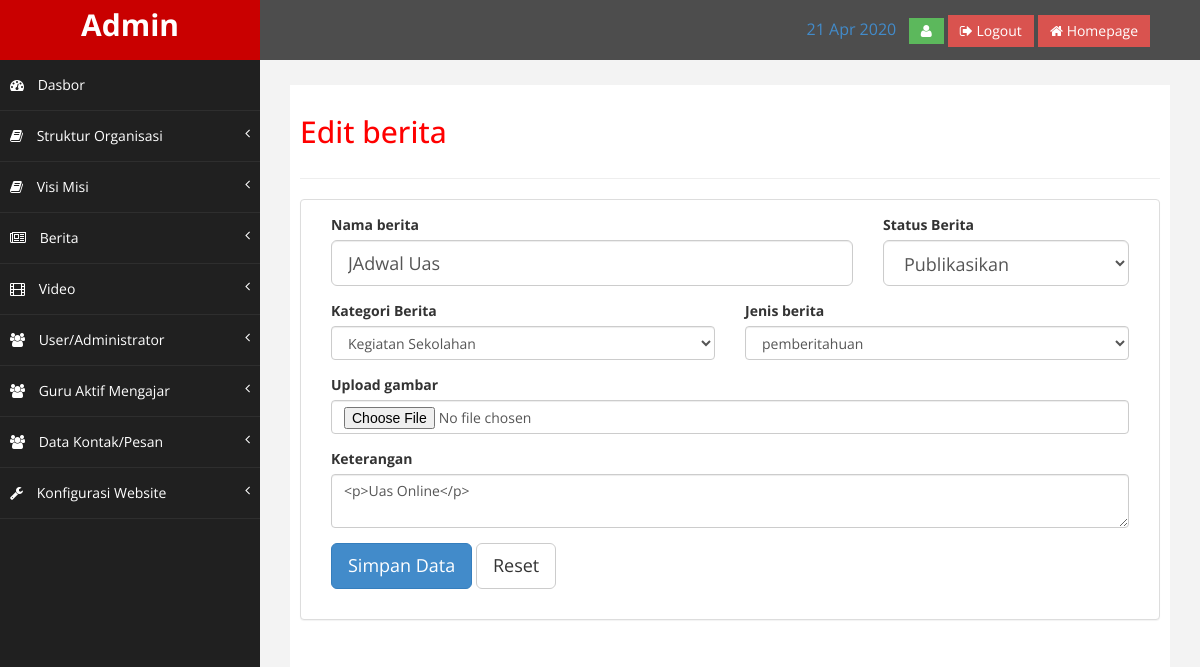
The app's page /admin/berita/edit/2 with its own data.
### tables this page shows
CREATE TABLE `berita`  (
  `id_berita` int(11) NOT NULL AUTO_INCREMENT,
  `id_user` int(11) NOT NULL,
  `id_kategori_berita` int(11) NOT NULL,
  `slug_berita` varchar(255) NOT NULL,
  `nama_berita` varchar(255) NOT NULL,
  `keterangan` text NOT NULL,
  `jenis_berita` varchar(20) NOT NULL,
  `status_berita` varchar(20) NOT NULL,
  `gambar` varchar(255) NOT NULL,
  `tanggal_post` datetime(0) NOT NULL,
  `tanggal` timestamp(0) NOT NULL DEFAULT CURRENT_TIMESTAMP ON UPDATE CURRENT_TIMESTAMP(0),
  PRIMARY KEY (`id_berita`) USING BTREE
);

CREATE TABLE `kategori_berita`  (
  `id_kategori_berita` int(11) NOT NULL AUTO_INCREMENT,
  `slug_kategori_berita` varchar(255) NOT NULL,
  `nama_kategori_berita` varchar(255) NOT NULL,
  `keterangan` text NULL,
  `urutan` int(11) NULL DEFAULT NULL,
  PRIMARY KEY (`id_kategori_berita`) USING BTREE
);

### application/models/Berita_model.php (called while the page is built, shortened)
<?php
class Berita_model extends CI_Model
{
	public function detail($id_berita)
	{
		$query = $this->db->get_where('berita', array('id_berita'  => $id_berita));
		return $query->row();
	}
}

### application/controllers/admin/Berita.php (called while the page is built, shortened)
<?php
class Berita extends CI_Controller
{
    public function __construct()
    {
        $this->load->model('berita_model');
        $this->load->model('kategori_berita_model');
    }
    public function edit($id_berita)
    {
        $berita        = $this->berita_model->detail($id_berita);
        $kategori    = $this->kategori_berita_model->listing();
        $data = array(
            'title'        => 'Edit berita',
            'kategori'    => $kategori,
            'berita'    => $berita,
            'isi'        => 'admin/berita/edit'
        );
        $this->load->view('admin/layout/wrapper', $data);
    }
}

### index.php (called while the page is built, shortened)
<?php
require_once BASEPATH.'core/CodeIgniter.php';

### application/views/admin/layout/content.php (called while the page is built)
<?php
if ($isi) {
	$this->load->view($isi);
}

### application/views/admin/layout/wrapper.php (called while the page is built)
<?php
require_once('head.php');
require_once('header.php');
require_once('nav.php');
require_once('content.php');
require_once('footer.php');

### application/models/Kategori_berita_model.php (called while the page is built, shortened)
<?php
class Kategori_berita_model extends CI_Model
{
	public function listing()
	{
		$this->db->select('*');
		$this->db->from('kategori_berita');
		$this->db->order_by('urutan', 'ASC');
		$query = $this->db->get();
		return $query->result();
	}
}

### application/views/admin/berita/edit.php (the view, shortened to what this page needs)
<?php
echo form_open_multipart('admin/berita/edit/' . $berita->id_berita);
?>
<div class="col-md-8">
	<div class="form-group form-group-lg">
		<label>Nama berita</label>
		<input type="text" name="nama_berita" placeholder="Nama berita" value="<?php echo $berita->nama_berita ?>" required class="form-control">
	</div>
</div>
<div class="col-md-4">
	<div class="form-group form-group-lg">
		<label>Status Berita</label>
		<select name="status_berita" class="form-control">
			<option value="Publish">Publikasikan</option>
		</select>
	</div>
</div>
<div class="col-md-6">
	<div class="form-group">
		<label>Kategori Berita</label>
		<select name="id_kategori_berita" class="form-control">
			<?php foreach ($kategori as $kategori) { ?>
				<option value="<?php echo $kategori->id_kategori_berita ?>" <?php if ($berita->id_kategori_berita == $kategori->id_kategori_berita) {
																				echo "selected";
																			} ?>>
					<?php echo $kategori->nama_kategori_berita ?></option>
			<?php } ?>
		</select>
	</div>
</div>
<div class="col-md-6">
	<div class="form-group">
		<label>Jenis berita</label>
		<select name="jenis_berita" class="form-control">
			<option value="pemberitahuan" <?php if ($berita->jenis_berita == "pemberitahuan") {
										echo "selected";
									} ?>>pemberitahuan</option>
		</select>
	</div>
</div>
<div class="col-md-12">
	<div class="form-group">
		<label>Upload gambar</label>
		<input type="file" name="gambar" class="form-control">
	</div>
	<div class="form-group">
		<label>Keterangan</label>
		<textarea name="keterangan" class="form-control" placeholder="Keterangan" id="keterangan"><?php echo $berita->keterangan ?></textarea>
	</div>
	<div class="form-group">
		<input type="submit" name="submit" value="Simpan Data" class="btn btn-primary btn-lg">
		<input type="reset" name="reset" value="Reset" class="btn btn-default btn-lg">
	</div>
</div>
<?php echo form_close() ?>

### assets/admin/assets/css/custom.css (style rules this page uses)
body { font-family: 'Open Sans', sans-serif; }

### records on screen
berita: nama_berita "JAdwal Uas", id_kategori_berita "Kegiatan Sekolahan", jenis_berita "pemberitahuan", keterangan "<p>Uas Online</p>"

### other values on screen
$title "Edit berita"
